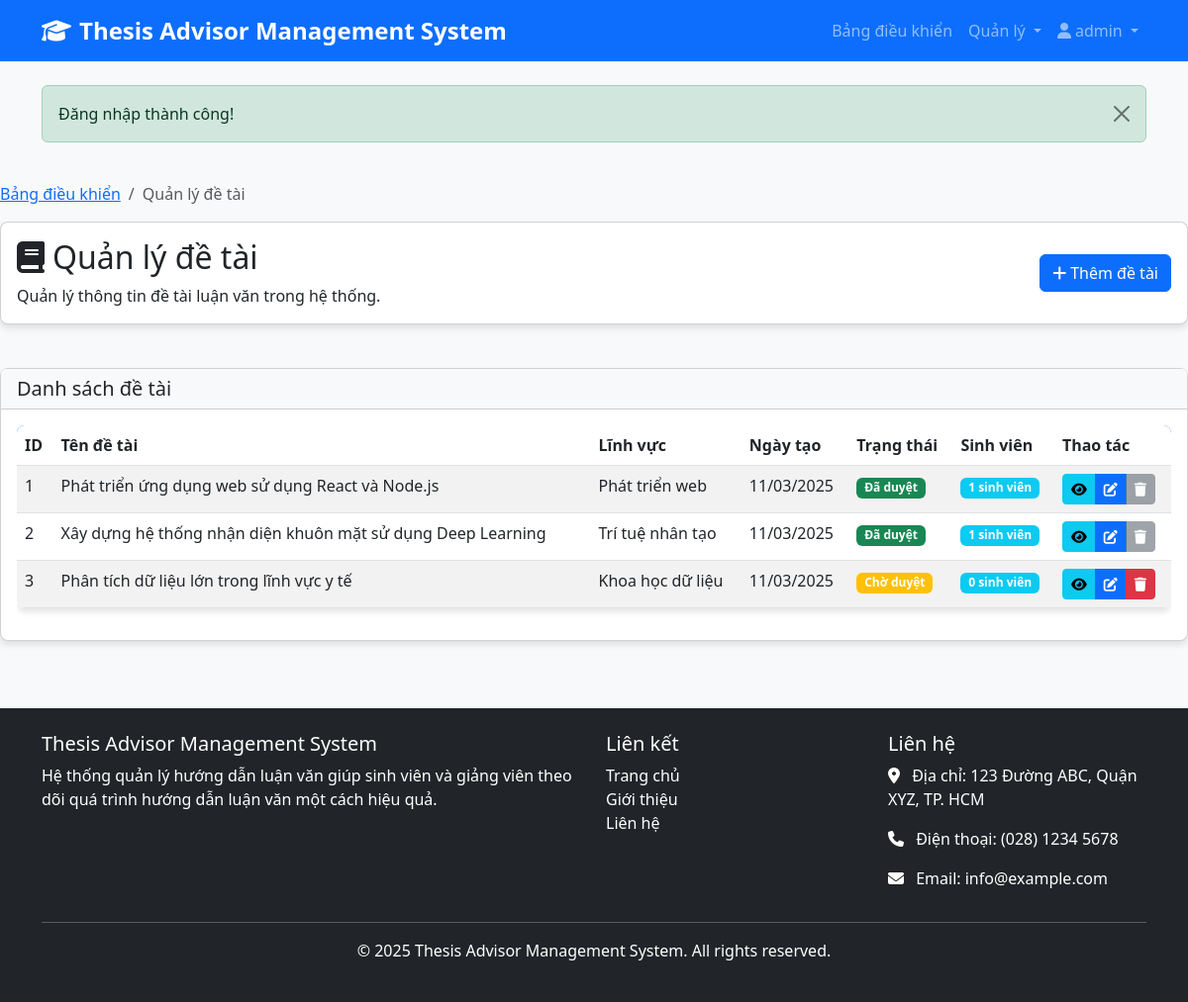
The app's page /admin/theses.php (signed in) with its own data.
### tables this page shows
CREATE TABLE DeTai (
    DeTaiID INT AUTO_INCREMENT PRIMARY KEY,
    TenDeTai VARCHAR(255) NOT NULL,
    MoTa TEXT,
    LinhVuc VARCHAR(100),
    NgayTao TIMESTAMP DEFAULT CURRENT_TIMESTAMP,
    TrangThai ENUM('Chờ duyệt', 'Đã duyệt', 'Từ chối') DEFAULT 'Chờ duyệt'
);

### admin/theses.php (the view, shortened to what this page needs)
<?php
require_once '../includes/functions.php';
$conn = getDBConnection();
$stmt = $conn->query("
    SELECT dt.*,
    (SELECT COUNT(*) FROM SinhVienGiangVienHuongDan WHERE DeTaiID = dt.DeTaiID) as AssignmentCount
    FROM DeTai dt
    ORDER BY dt.NgayTao DESC
");
$theses = $stmt->fetchAll(PDO::FETCH_ASSOC);
include '../includes/header.php';
?>
<div class="row mb-4">
    <div class="col-md-12">
        <nav aria-label="breadcrumb">
            <ol class="breadcrumb">
                <li class="breadcrumb-item"><a href="../dashboard.php">Bảng điều khiển</a></li>
                <li class="breadcrumb-item active" aria-current="page">Quản lý đề tài</li>
            </ol>
        </nav>
        <div class="card">
            <div class="card-body d-flex justify-content-between align-items-center">
                <div>
                    <h2 class="card-title">
                        <i class="fas fa-book me-2"></i>Quản lý đề tài
                    </h2>
                    <p class="card-text">Quản lý thông tin đề tài luận văn trong hệ thống.</p>
                </div>
                <div>
                    <a href="add-thesis.php" class="btn btn-primary">
                        <i class="fas fa-plus me-1"></i>Thêm đề tài
                    </a>
                </div>
            </div>
        </div>
    </div>
</div>
<div class="row">
    <div class="col-md-12">
        <div class="card">
            <div class="card-header">
                <h5 class="card-title mb-0">Danh sách đề tài</h5>
            </div>
            <div class="card-body">
                <div class="table-responsive">
                    <table class="table table-striped data-table">
                        <thead>
                            <tr>
                                <th>ID</th>
                                <th>Tên đề tài</th>
                                <th>Lĩnh vực</th>
                                <th>Ngày tạo</th>
                                <th>Trạng thái</th>
                                <th>Sinh viên</th>
                                <th>Thao tác</th>
                            </tr>
                        </thead>
                        <tbody>
                            <?php foreach ($theses as $thesis): ?>
                                <tr>
                                    <td><?php echo $thesis['DeTaiID']; ?></td>
                                    <td><?php echo htmlspecialchars($thesis['TenDeTai']); ?></td>
                                    <td><?php echo htmlspecialchars($thesis['LinhVuc']); ?></td>
                                    <td><?php echo date('d/m/Y', strtotime($thesis['NgayTao'])); ?></td>
                                    <td>
                                        <?php if ($thesis['TrangThai'] == 'Đã duyệt'): ?>
                                            <span class="badge bg-success"><?php echo $thesis['TrangThai']; ?></span>
                                        <?php elseif ($thesis['TrangThai'] == 'Chờ duyệt'): ?>
                                            <span class="badge bg-warning"><?php echo $thesis['TrangThai']; ?></span>
                                        <?php else: ?>
                                            <span class="badge bg-danger"><?php echo $thesis['TrangThai']; ?></span>
                                        <?php endif; ?>
                                    </td>
                                    <td>
                                        <span class="badge bg-info">
                                            <?php echo $thesis['AssignmentCount']; ?> sinh viên
                                        </span>
                                    </td>
                                    <td>
                                        <div class="btn-group" role="group">
                                            <a href="view-thesis.php?id=<?php echo $thesis['DeTaiID']; ?>" class="btn btn-sm btn-info" data-bs-toggle="tooltip" title="Xem chi tiết">
                                                <i class="fas fa-eye"></i>
                                            </a>
                                            <a href="edit-thesis.php?id=<?php echo $thesis['DeTaiID']; ?>" class="btn btn-sm btn-primary" data-bs-toggle="tooltip" title="Chỉnh sửa">
                                                <i class="fas fa-edit"></i>
                                            </a>
                                            <?php if ($thesis['AssignmentCount'] == 0): ?>
                                                <a href="#" class="btn btn-sm btn-danger btn-delete" data-id="<?php echo $thesis['DeTaiID']; ?>" data-bs-toggle="tooltip" title="Xóa">
                                                    <i class="fas fa-trash"></i>
                                                </a>
                                            <?php else: ?>
                                                <button class="btn btn-sm btn-secondary" disabled data-bs-toggle="tooltip" title="Không thể xóa vì đề tài đã được phân công">
                                                    <i class="fas fa-trash"></i>
                                                </button>
                                            <?php endif; ?>
                                        </div>
                                    </td>
                                </tr>
                            <?php endforeach; ?>
                        </tbody>
                    </table>
                </div>
            </div>
        </div>
    </div>
</div>
<?php include '../includes/footer.php'; ?>

### assets/css/style.css (style rules this page uses)
body { font-family: 'Segoe UI', Tahoma, Geneva, Verdana, sans-serif; background-color: #f8f9fa; color: #333; }
.card { border-radius: 8px; box-shadow: 0 4px 6px rgba(0, 0, 0, 0.1); margin-bottom: 20px; transition: transform 0.3s ease; }
.card-header { font-weight: bold; background-color: #f8f9fa; }
.btn-primary { background-color: #0d6efd; border-color: #0d6efd; }
.table { background-color: #fff; border-radius: 8px; overflow: hidden; box-shadow: 0 4px 6px rgba(0, 0, 0, 0.1); }
.table thead { background-color: #0d6efd; color: #fff; }

### records on screen
detai: DeTaiID "1", TenDeTai "Phát triển ứng dụng web sử dụng React và Node.js", LinhVuc "Phát triển web", NgayTao "11/03/2025", TrangThai "Đã duyệt", AssignmentCount "1"
detai: DeTaiID "2", TenDeTai "Xây dựng hệ thống nhận diện khuôn mặt sử dụng Deep Learning", LinhVuc "Trí tuệ nhân tạo", NgayTao "11/03/2025", TrangThai "Đã duyệt", AssignmentCount "1"
detai: DeTaiID "3", TenDeTai "Phân tích dữ liệu lớn trong lĩnh vực y tế", LinhVuc "Khoa học dữ liệu", NgayTao "11/03/2025", TrangThai "Chờ duyệt", AssignmentCount "0"

### other values on screen
APP_NAME "Thesis Advisor Management System"
$_SESSION['username'] "admin"
$message "Đăng nhập thành công!"
